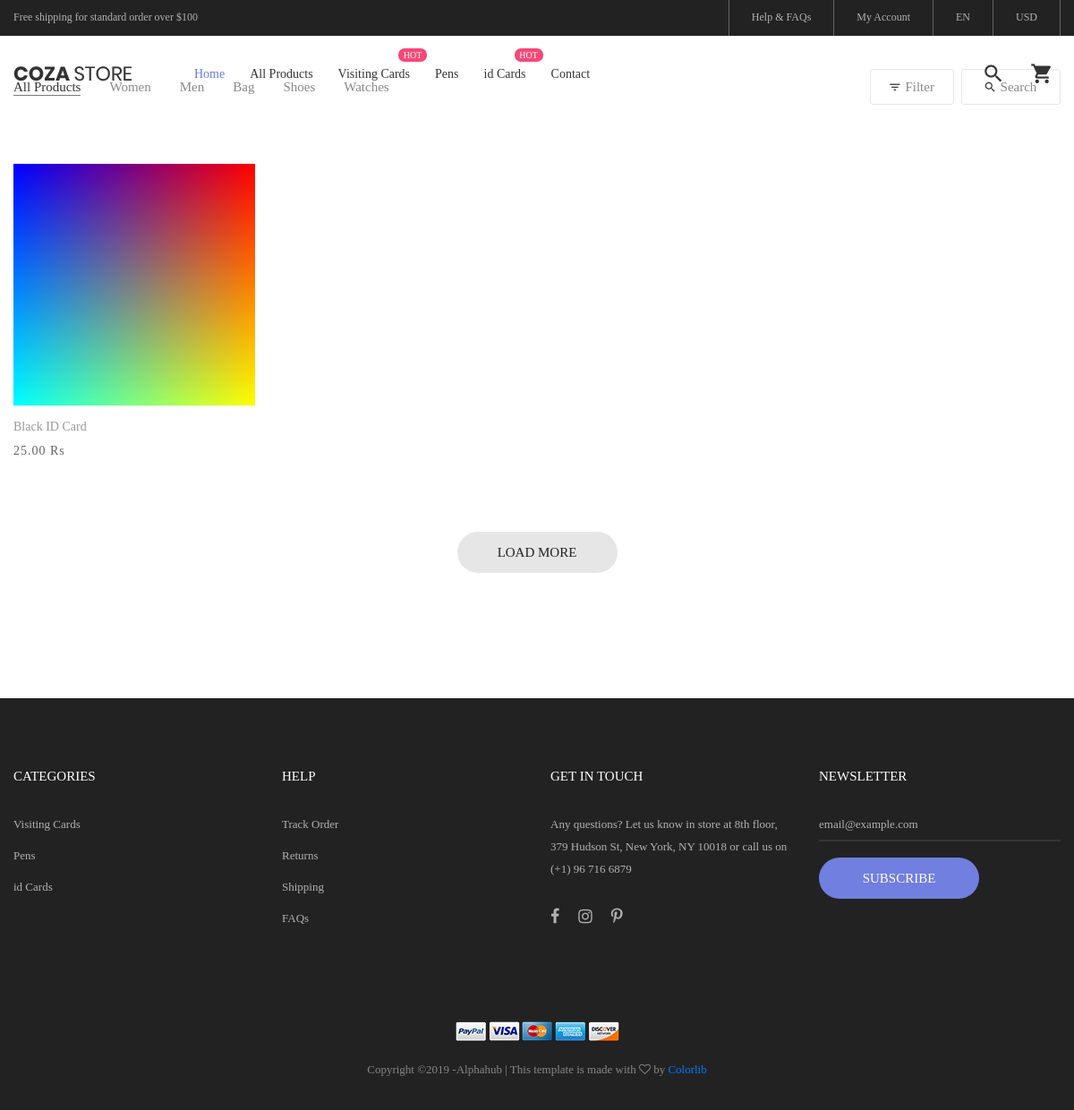
The page /products/category/list/4/ on the database as committed earlier.
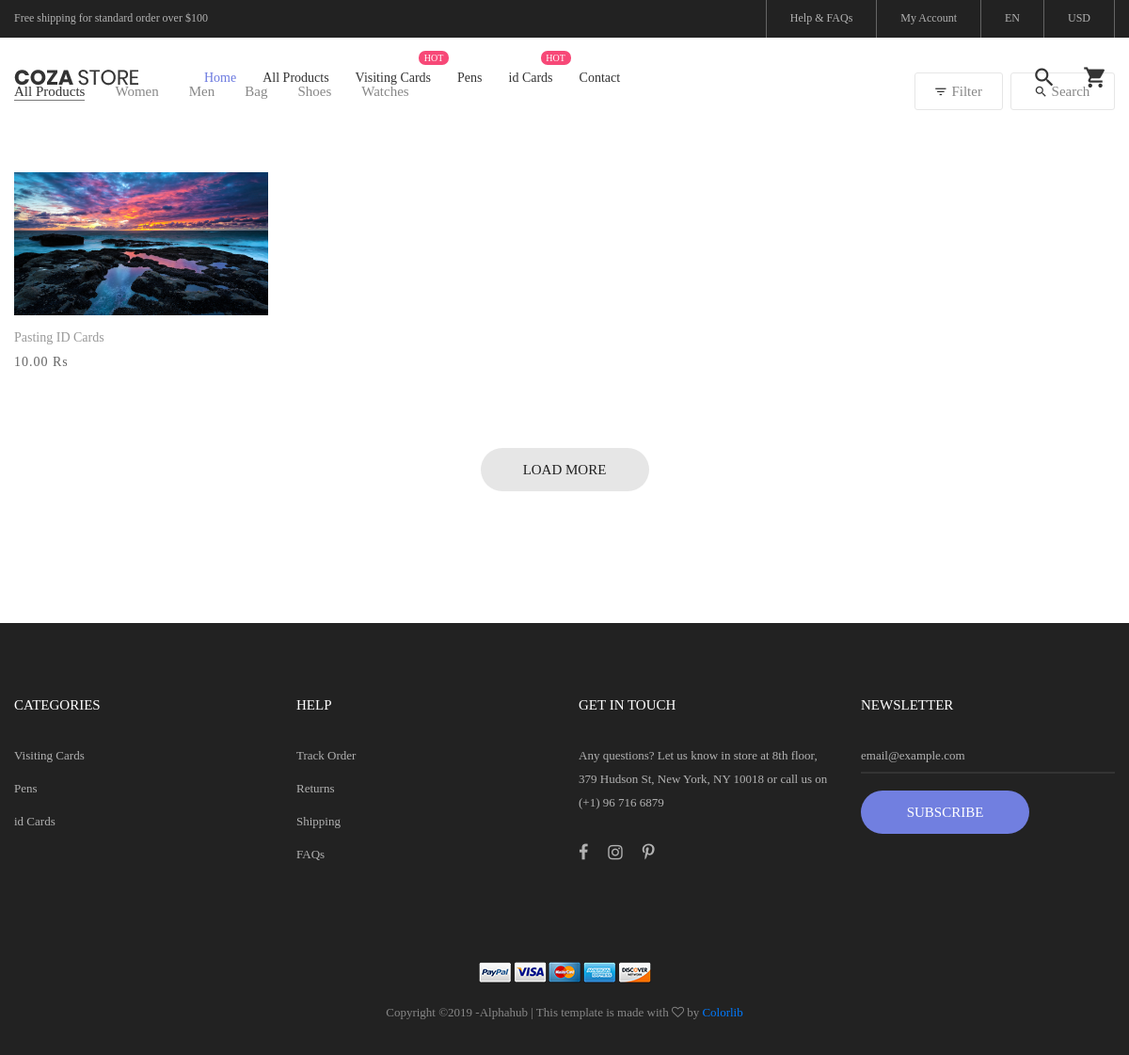
The same page on the database as committed later.
### products/models.py (models this page shows, shortened)
class Product(models.Model):
    name = models.CharField(max_length=128, unique=True)
    slug = models.SlugField(blank=True)
    headline = models.CharField(max_length=264, blank=True)
    product_code = models.CharField(max_length=32, blank=True, null=True)
    category = models.ForeignKey(Category, on_delete=models.PROTECT)
    extra_info = models.TextField(blank=True)
    is_active = models.BooleanField(default=True)
    created_on = models.DateTimeField(auto_now_add=True)
    updated_on = models.DateTimeField(auto_now=True)
    @property
    def get_absolute_url(self):
        return reverse_lazy("products:detail", kwargs={"slug": self.slug})
    @property
    def get_display_text(self):
        return self.name
    @property
    def get_base_photo(self):
        photo = self.photo_set.filter(is_base_photo=True).first()
        if not photo:
            photo = self.photo_set.first()
        return photo
    @property
    def get_display_price(self):
        return "{} Rs".format(self.rate_set.filter(quantity__lte=1000).order_by("-quantity").first().per_piece_amount)

class Photo(models.Model):
    product = models.ForeignKey("Product", on_delete=models.CASCADE)
    photo = models.ImageField(upload_to="products/photos/")
    is_base_photo = models.BooleanField(default=False)
    @property
    def get_photo_url(self):
        return self.photo.url

class Rate(models.Model):
    quantity = models.PositiveSmallIntegerField(default=1, validators=[validate_nonzero, ])
    amount = models.DecimalField(max_digits=7, decimal_places=2)
    product = models.ForeignKey("Product", on_delete=models.CASCADE)
    per_piece_amount = models.DecimalField(max_digits=7, decimal_places=2, blank=True, null=True)

### products/views.py (the view)
# urls.py: url(r"^category/list/(?P<id>[0-9]+)/$", views.CategoryProductListView.as_view(), name="category_products_list"),
class CategoryProductListView(ListView):
    model = Product
    template_name = "products/category_products_list.html"
    context_object_name = "products"
    def get_context_data(self, *, object_list=None, **kwargs):
        context = super().get_context_data()
        if "id" in self.kwargs:
            context['products'] = context['products'].filter(category__id=self.kwargs['id'])
            context['category'] = get_object_or_404(Category, id=self.kwargs['id'])
        return context

### portal/templatetags/portal_tags.py (called while the page is built)
@register.simple_tag
def get_category_url_by_name_contains(name):
    qs = Category.objects.filter(name__icontains=name)
    if qs.exists():
        return qs.first().get_absolute_url

### products/models.py (called while the page is built)
    @property
    def get_display_text(self):
        return self.name.title()

    @property
    def get_absolute_url(self):
        return reverse_lazy("products:category_products_list", kwargs={"id": self.id})

### portal/templates/products/category_products_list.html (shortened to what this page needs)
{% extends "portal/base.html" %}
{% block content %}
	<div class="bg0 m-t-23 p-b-140">
		<div class="container">
			<div class="flex-w flex-sb-m p-b-52">
				<div class="flex-w flex-l-m filter-tope-group m-tb-10">
					<button class="stext-106 cl6 hov1 bor3 trans-04 m-r-32 m-tb-5 how-active1" data-filter="*">
						All Products
					</button>
					<button class="stext-106 cl6 hov1 bor3 trans-04 m-r-32 m-tb-5" data-filter=".women">
						Women
					</button>
					<button class="stext-106 cl6 hov1 bor3 trans-04 m-r-32 m-tb-5" data-filter=".men">
						Men
					</button>
					<button class="stext-106 cl6 hov1 bor3 trans-04 m-r-32 m-tb-5" data-filter=".bag">
						Bag
					</button>
					<button class="stext-106 cl6 hov1 bor3 trans-04 m-r-32 m-tb-5" data-filter=".shoes">
						Shoes
					</button>
					<button class="stext-106 cl6 hov1 bor3 trans-04 m-r-32 m-tb-5" data-filter=".watches">
						Watches
					</button>
				</div>
				<div class="flex-w flex-c-m m-tb-10">
					<div class="flex-c-m stext-106 cl6 size-104 bor4 pointer hov-btn3 trans-04 m-r-8 m-tb-4 js-show-filter">
						<i class="icon-filter cl2 m-r-6 fs-15 trans-04 zmdi zmdi-filter-list"></i>
						 Filter
					</div>
					<div class="flex-c-m stext-106 cl6 size-105 bor4 pointer hov-btn3 trans-04 m-tb-4 js-show-search">
						<i class="icon-search cl2 m-r-6 fs-15 trans-04 zmdi zmdi-search"></i>
						Search
					</div>
				</div>
			</div>
			<div class="row isotope-grid">
                {% for product in products %}
				    <div class="col-sm-6 col-md-4 col-lg-3 p-b-35 isotope-item women">
                        <div class="block2">
                            <div class="block2-pic hov-img0">
                                <img src="{{ product.get_base_photo.get_photo_url }}" alt="IMG-PRODUCT">
                            </div>
                            <div class="block2-txt flex-w flex-t p-t-14">
                                <div class="block2-txt-child1 flex-col-l ">
                                    <a href="{{ product.get_absolute_url }}" class="stext-104 cl4 hov-cl1 trans-04 js-name-b2 p-b-6">
                                        {{ product.get_display_text}}
                                    </a>
                                    <span class="stext-105 cl3">
                                        {{ product.get_display_price }}
                                    </span>
                                </div>
                            </div>
                        </div>
                    </div>
                {% endfor %}
			</div>
			<div class="flex-c-m flex-w w-full p-t-45">
				<a href="#" class="flex-c-m stext-101 cl5 size-103 bg2 bor1 hov-btn1 p-lr-15 trans-04">
					Load More
				</a>
			</div>
		</div>
	</div>
{% endblock %}

Rows that differ between the two databases and show on the page:
changed Product: get_base_photo.get_photo_url: a different picture; get_display_text "Black ID Card" → "Pasting ID Cards"; get_display_price "25.00 Rs" → "10.00 Rs"
